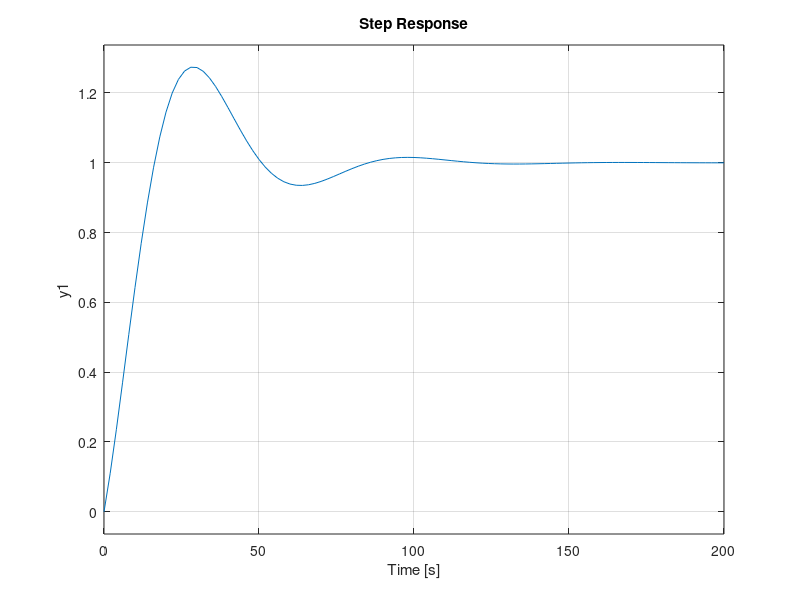

The MATLAB source for this figure: (Note: this script raises an error after producing the figure.)
clc;close all;clear all;
Gc=tf([5,1],[5,0]);
G=tf(15,[30,1]);
Kp=0.1;

Gff=Kp*Gc*G;

Gcl=feedback(Gff,1,-1);

step(Gcl)
stepinfo(Gcl)